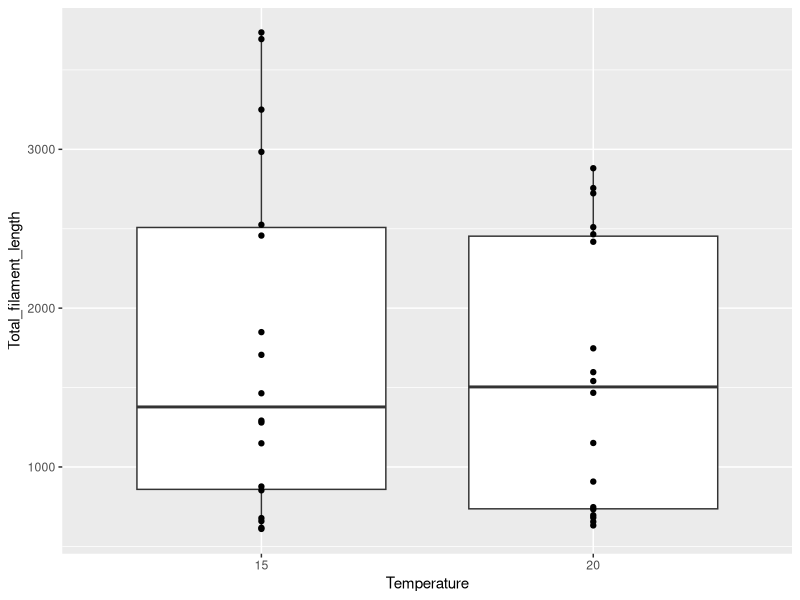
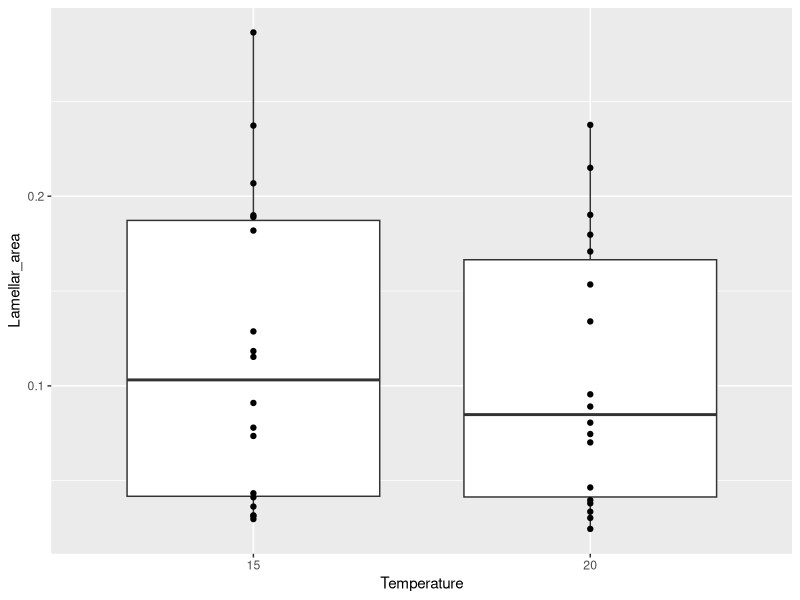
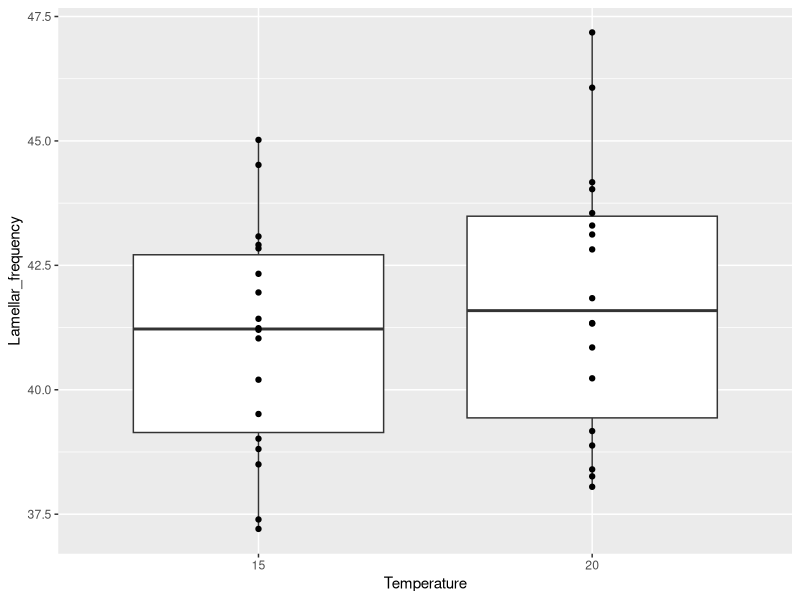
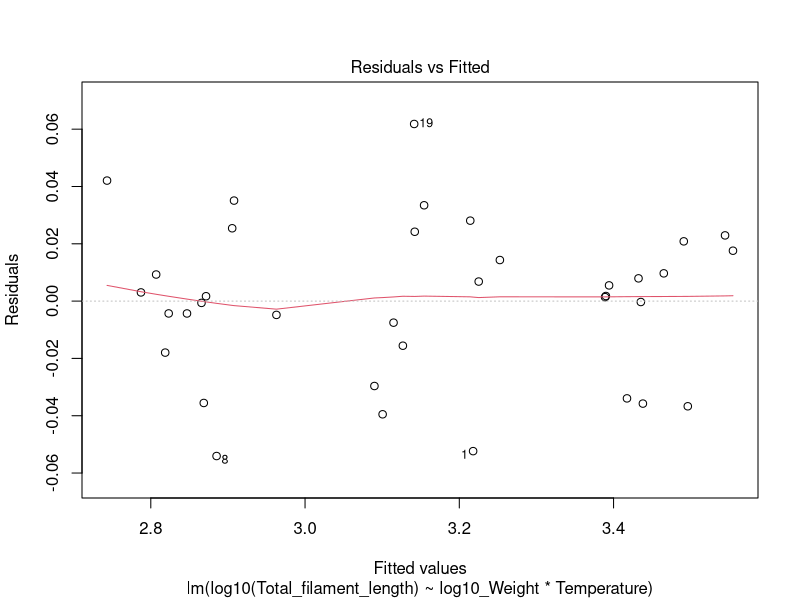
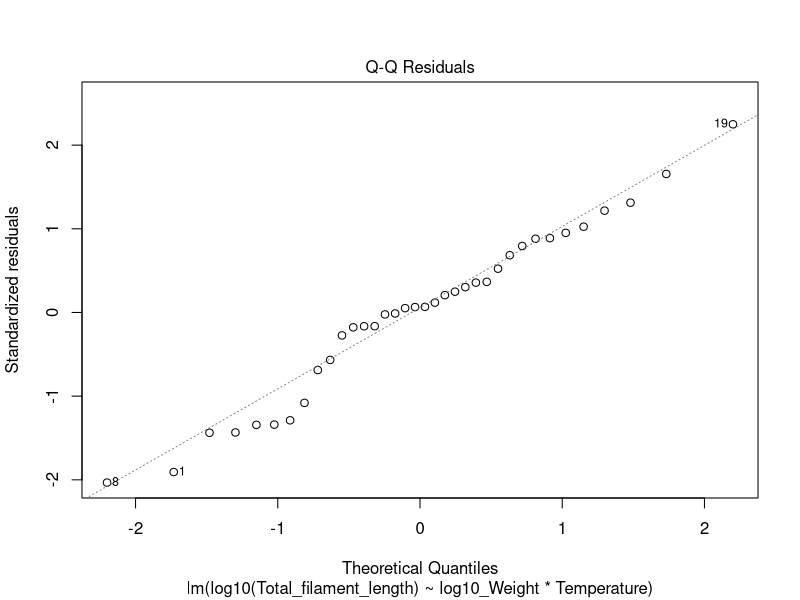
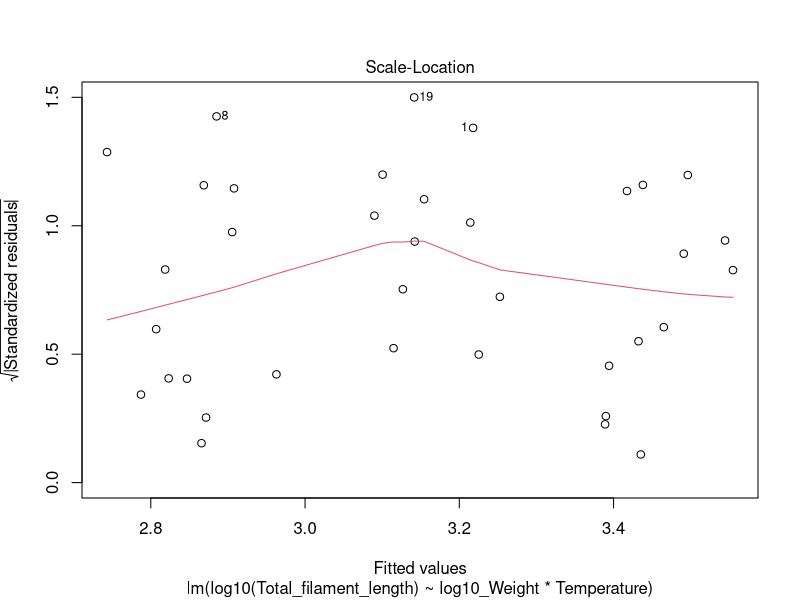
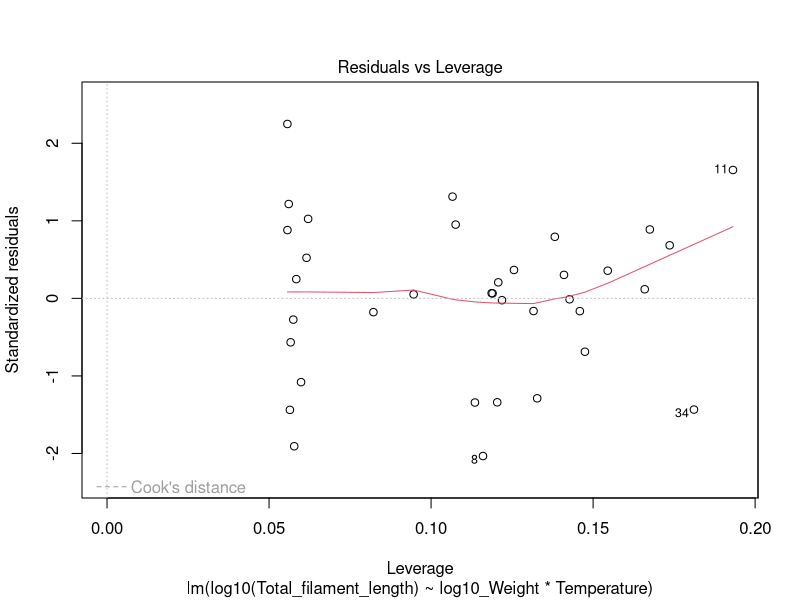
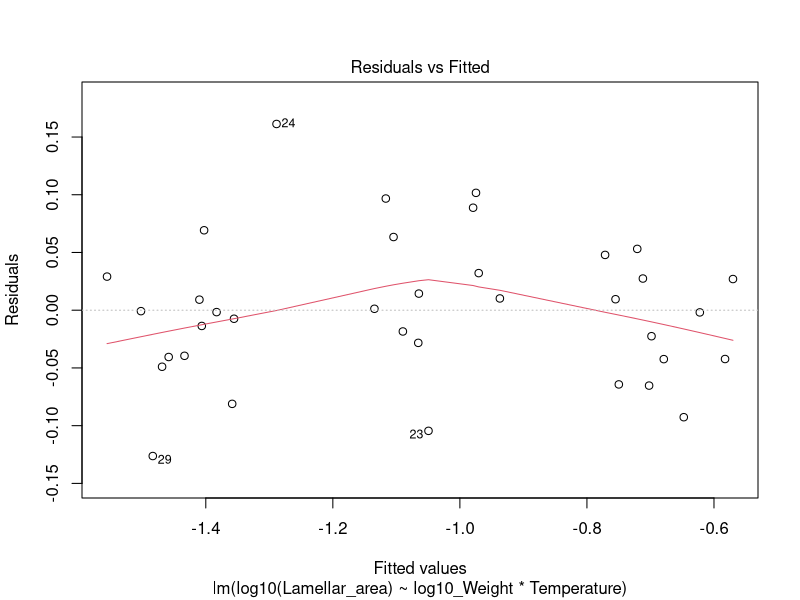

Source code (R) for these figures, in order:
### Script for Figure 5 - supporting gill metrics

library(here)
library(tidyverse)
library(lme4)
library(lmerTest)
library(emmeans)
library(car)


####bring data in
data<-read.csv(here('data/GSA_BT_Compiled_03122023_BSC.csv'), stringsAsFactors = T)
str(data)
summary(data)

data2<-data %>%
  mutate (Temp = factor(Temp)) %>%
  mutate (Replicate = case_when (Temp == "15" & Replicate == "1"~ "1",
                                 Temp == "15" & Replicate == "2"~ "2",
                                 Temp == "20" & Replicate == "1"~ "3",
                                 Temp == "20" & Replicate == "2"~ "4")) %>%
  mutate (Replicate = factor (Replicate)) %>%
  mutate (log10_GSA = log10(GSA)) %>%
  mutate (log10_Weight = log10(Weight)) %>%
  rename (Lamellar_area = Lamallae.Area,
          Total_filament_length = total_filament_length_mm,
          Lamellar_frequency = Lamallae.Density,
          Temperature = Temp)

data2_15C <- data2 %>% filter(Temperature == "15")
data2_20C <- data2 %>% filter(Temperature == "20")

#units for future reference
# Frequency = Lamellae / mm
# Surface Area = mm2
# Filament Length = mm 

####basic EDA
ggplot(data = data2, aes(x= Temperature, y = Total_filament_length))+geom_boxplot()+geom_point()
ggplot(data = data2, aes(x= Temperature, y = Lamellar_area))+geom_boxplot()+geom_point()
ggplot(data = data2, aes(x= Temperature, y = Lamellar_frequency))+geom_boxplot()+geom_point()

####basic models
m1  <-lm(log10(Total_filament_length)~log10_Weight*Temperature, data = data2)
n1  <-lm(log10(Lamellar_area)~log10_Weight*Temperature, data = data2)
o1  <-lm(log10(Lamellar_frequency)~log10_Weight*Temperature, data = data2)

summary(m1)
summary(n1)
summary(o1)

Anova(m1, type = 2)
Anova(n1, type = 2)
Anova(o1, type = 2)

plot(m1)
plot(n1)
plot(o1)

####scaling exponents

m1_15  <-lm(log10(Total_filament_length)~log10_Weight, data = data2_15C)
m1_20  <-lm(log10(Total_filament_length)~log10_Weight, data = data2_20C)
summary(m1_15)
summary(m1_20)

n1_15  <-lm(log10(Lamellar_area)~log10_Weight, data = data2_15C)
n1_20  <-lm(log10(Lamellar_area)~log10_Weight, data = data2_20C)
summary(n1_15)
summary(n1_20)

o1_15  <-lm(log10(Lamellar_frequency)~log10_Weight, data = data2_15C)
o1_20  <-lm(log10(Lamellar_frequency)~log10_Weight, data = data2_20C)
summary(o1_15)
summary(o1_20)

####MS plots
A_col <- "#9933FF"
B_col <- "#FF6666"
dodge <- position_dodge(width=0.5)

figS2a<-ggplot(data = data2, aes(x= log10_Weight, y = log10(Total_filament_length), color = Temperature))+
  theme_bw()+theme(legend.title=element_text(size=16),legend.text=element_text(size=14),
                   axis.text.y=element_text(size=18),axis.title.y=element_text(size=20, vjust=1.2),
                   axis.text.x=element_text(size=18),axis.title.x=element_text(size=20),
                   panel.grid.major = element_blank(), panel.grid.minor = element_blank(),
                   legend.position = c(0.8,0.2))+
  coord_cartesian(ylim = c(2.5,4.0))+
  labs(y=expression(paste("Total Filament Length (log"[10]," mm)")), 
                  x=expression(paste("Body Mass (log"[10]," g)"))) +
  scale_fill_manual(values  = c(A_col, B_col))+
  scale_color_manual(values = c(A_col, B_col))+
  stat_smooth(method="lm")+
  geom_point()
ppi=300
png("figures/figS2a.png", width=6*ppi, height=6*ppi, res=ppi)
figS2a
dev.off()

figS2b<-ggplot(data = data2, aes(x= log10_Weight, y = log10(Lamellar_frequency), color = Temperature))+
  theme_bw()+theme(legend.title=element_text(size=18),legend.text=element_text(size=14),
                   axis.text.y=element_text(size=18),axis.title.y=element_text(size=20, vjust=1.2),
                   axis.text.x=element_text(size=18),axis.title.x=element_text(size=20),
                   panel.grid.major = element_blank(), panel.grid.minor = element_blank(),
                   legend.position = 'none')+
  coord_cartesian(ylim = c(0.75,2.25))+
  labs(y=expression(paste("Lamellar Frequency (log"[10]," ", "count"," ", mm^-1,")")), 
       x=expression(paste("Body Mass (log"[10]," g)"))) +
  scale_fill_manual(values  = c(A_col, B_col))+
  scale_color_manual(values = c(A_col, B_col))+
  stat_smooth(method="lm")+
  geom_point()
ppi=300
png("figures/figS2b.png", width=6*ppi, height=6*ppi, res=ppi)
figS2b
dev.off()

figS2c<-ggplot(data = data2, aes(x= log10_Weight, y = log10(Lamellar_area), color = Temperature))+
  theme_bw()+theme(legend.title=element_text(size=18),legend.text=element_text(size=14),
                   axis.text.y=element_text(size=18),axis.title.y=element_text(size=20, vjust=1.2),
                   axis.text.x=element_text(size=18),axis.title.x=element_text(size=20),
                   panel.grid.major = element_blank(), panel.grid.minor = element_blank(),
                   legend.position = 'none')+
  coord_cartesian(ylim = c(-2,-0.5))+
  labs(y=expression(paste("Lamellar Area (log"[10]," ", mm^2,")")), 
       x=expression(paste("Body Mass (log"[10]," g)"))) +
  scale_fill_manual(values  = c(A_col, B_col))+
  scale_color_manual(values = c(A_col, B_col))+
  stat_smooth(method="lm")+
  geom_point()
ppi=300
png("figures/figS2c.png", width=6*ppi, height=6*ppi, res=ppi)
figS2c
dev.off()

figS2a
figS2b
figS2c
